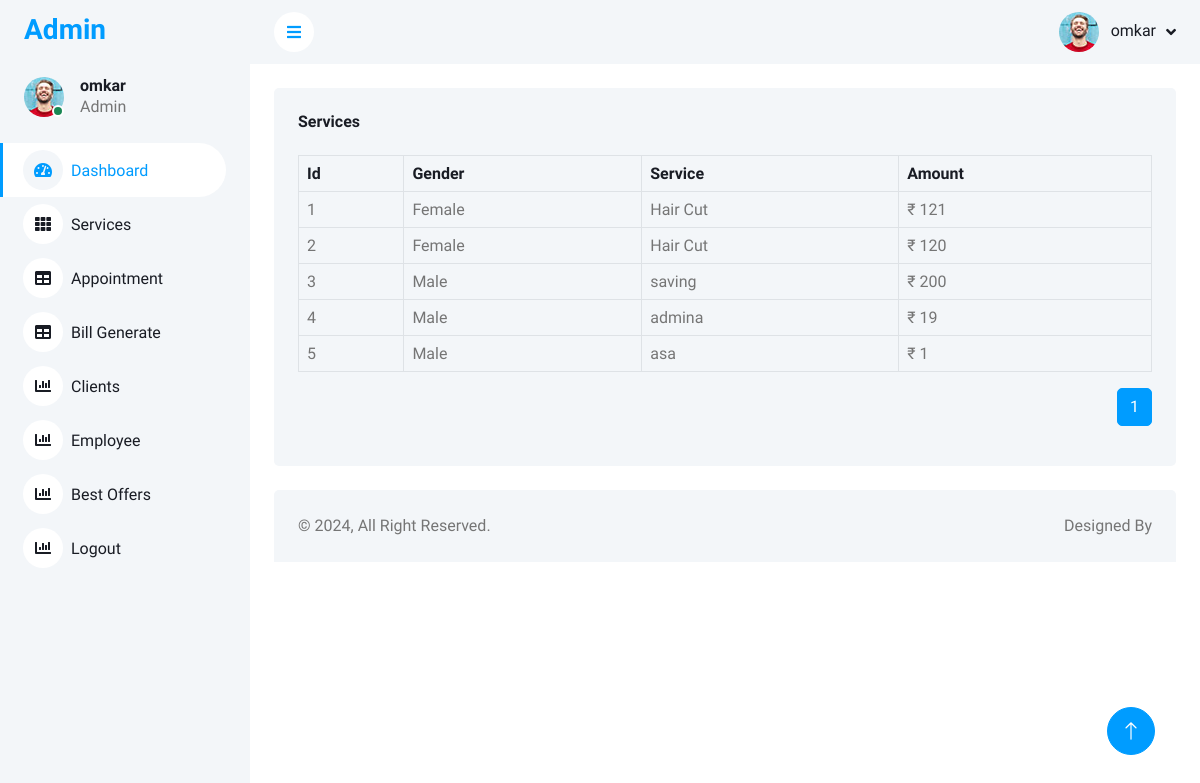
Page /admin/services.php (signed in) on the committed database.
### tables this page shows
CREATE TABLE `sal_service` (
  `id` int(10) NOT NULL,
  `gender` varchar(255) NOT NULL,
  `name` varchar(255) NOT NULL,
  `price` varchar(255) NOT NULL
);

### admin/services.php (the view, shortened to what this page needs)
<?php
include("db.php");
$recordsPerPage = 5;
if (isset($_GET['page']) && is_numeric($_GET['page'])) {
  $currentPage = $_GET['page'];
} else {
  $currentPage = 1;
}
$offset = ($currentPage - 1) * $recordsPerPage;
?>
<?php include("header.php");?>
<body>
    <div class="container-xxl position-relative bg-white d-flex p-0">
            <?php include("siderbar.php");?>
        <div class="content">
                <?php include("nav.php");?>
            <div class="container-fluid pt-4 px-4">
                <div class="bg-light text-center rounded p-4">
                    <div class="d-flex align-items-center justify-content-between mb-4">
                        <h6 class="mb-0">Services</h6>
                    </div>
                    <div class="table-responsive">
                        <table class="table text-start align-middle table-bordered table-hover mb-0">
                            <thead>
                                <tr class="text-dark">
                                    <th scope="col">Id</th>
                                    <th scope="col">Gender</th>
                                    <th scope="col">Service</th>
                                    <th scope="col">Amount</th>
                                </tr>
                            </thead>
                            <tbody>
                                <?php
                                $id = 1;
                                $res = $conn->query("SELECT * FROM `sal_service` LIMIT $offset, $recordsPerPage");
                                while($row = $res->fetch_assoc()) {
                                    $gender = $row['gender'];
                                    $service = $row['name'];
                                    $price = $row['price'];
                                ?>
                                <tr>
                                    <td><?=$id?></td>
                                    <td>
                                        <?php
                                        if($gender == '1')
                                        {
                                            echo "Male";
                                        }
                                        else if($gender == '2')
                                        {
                                            echo "Female";
                                        }
                                        else{
                                            echo "Not Selected";
                                        }
                                        ?>
                                    </td>
                                    <td><?=$service?></td>
                                    <td>₹ <?=$price?></td>
                                </tr>
                                <?php
                                    $id++;
                                }
                                ?>
                            </tbody>
                        </table>
                        <ul class="pagination mt-3" style="float:right;">
                            <?php
                            $totalPages = ceil($conn->query("SELECT COUNT(*) FROM `sal_service`")->fetch_row()[0] / $recordsPerPage);
                            for ($i = 1; $i <= $totalPages; $i++) {
                                echo "<li class='page-item " . ($i == $currentPage ? 'active' : '') . "'><a class='page-link' href='?page=$i'>$i</a></li>";
                            }
                            ?>
                        </ul>
                    </div>
                </div>
            </div>
                <?php include("footer.php");?>
        </div>
    </div>
</body>

### admin/header.php (shortened to what this page needs)
<link href="https://cdnjs.cloudflare.com/ajax/libs/font-awesome/5.10.0/css/all.min.css" rel="stylesheet">
<link href="https://cdn.jsdelivr.net/npm/bootstrap-icons@1.4.1/font/bootstrap-icons.css" rel="stylesheet">
<link href="lib/owlcarousel/assets/owl.carousel.min.css" rel="stylesheet">
<link href="lib/tempusdominus/css/tempusdominus-bootstrap-4.min.css" rel="stylesheet" />
<link href="css/bootstrap.min.css" rel="stylesheet">
<link href="css/style.css" rel="stylesheet">

### admin/siderbar.php
<?php
$res = $conn->query("SELECT * FROM `admin` WHERE `email` = '" . $_SESSION['username'] . "'");
while ($row = $res->fetch_assoc()) {
    $name = $row["name"];
}
?>
    <div class="sidebar pe-4 pb-3">
        <nav class="navbar bg-light navbar-light">
            <a href="index.php" class="navbar-brand mx-4 mb-3">
                <h3 class="text-primary"></i>Admin</h3>
            </a>
            <div class="d-flex align-items-center ms-4 mb-4">
                <div class="position-relative">
                    <img class="rounded-circle" src="img/user.jpg" alt="" style="width: 40px; height: 40px;">
                    <div class="bg-success rounded-circle border border-2 border-white position-absolute end-0 bottom-0 p-1"></div>
                </div>
                <div class="ms-3">
                    <h6 class="mb-0"><?=$name?></h6>
                    <span>Admin</span>
                </div>
            </div>
            <div class="navbar-nav w-100">
                <a href="index.php" class="nav-item nav-link active"><i class="fa fa-tachometer-alt me-2"></i>Dashboard</a>
                <a href="services.php" class="nav-item nav-link"><i class="fa fa-th me-2"></i>Services</a>
                <a href="appointment.php" class="nav-item nav-link"><i class="fa fa-table me-2"></i>Appointment</a>
                <a href="bill-generate.php" class="nav-item nav-link"><i class="fa fa-table me-2"></i>Bill Generate</a>
                <a href="clients.php" class="nav-item nav-link"><i class="fa fa-chart-bar me-2"></i>Clients</a>
                <a href="employee.php" class="nav-item nav-link"><i class="fa fa-chart-bar me-2"></i>Employee</a>
                <a href="best-offers.php" class="nav-item nav-link"><i class="fa fa-chart-bar me-2"></i>Best Offers</a>
                <a href="logout.php" class="nav-item nav-link"><i class="fa fa-chart-bar me-2"></i>Logout</a>
            </div>
        </nav>
    </div>

### admin/nav.php (shortened to what this page needs)
<?php
$res = $conn->query("SELECT * FROM `admin` WHERE `email` = '" . $_SESSION['username'] . "'");
while ($row = $res->fetch_assoc()) {
    $name = $row["name"];
}
?>
<nav class="navbar navbar-expand bg-light navbar-light sticky-top px-4 py-0">
    <a href="#" class="sidebar-toggler flex-shrink-0">
        <i class="fa fa-bars"></i>
    </a>
    <div class="navbar-nav align-items-center ms-auto">
        <div class="nav-item dropdown">
            <a href="#" class="nav-link dropdown-toggle" data-bs-toggle="dropdown">
                <img class="rounded-circle me-lg-2" src="img/user.jpg" alt="" style="width: 40px; height: 40px;">
                <span class="d-none d-lg-inline-flex"><?=$name?></span>
            </a>
        </div>
    </div>
</nav>

### admin/footer.php (shortened to what this page needs)
<div class="container-fluid pt-4 px-4">
    <div class="bg-light rounded-top p-4">
        <div class="row">
            <div class="col-12 col-sm-6 text-center text-sm-start">
                &copy; <a href="#"></a><?=date("Y")?>, All Right Reserved.
            </div>
            <div class="col-12 col-sm-6 text-center text-sm-end">
                Designed By
            </div>
        </div>
    </div>
</div>
<a href="#" class="btn btn-lg btn-primary btn-lg-square back-to-top"><i class="bi bi-arrow-up"></i></a>

### admin/css/style.css (style rules this page uses)
.back-to-top { position: fixed; display: none; right: 45px; bottom: 45px; z-index: 99; }
.btn { transition: .5s; }
.btn.btn-primary { color: #FFFFFF; }
.btn-lg-square { width: 48px; height: 48px; }
.btn-square, .btn-sm-square, .btn-lg-square { padding: 0; display: inline-flex; align-items: center; justify-content: center; font-weight: normal; border-radius: 50px; }
.sidebar { position: fixed; top: 0; left: 0; bottom: 0; width: 250px; height: 100vh; overflow-y: auto; background: var(--light); transition: 0.5s; z-index: 999; }
.content { margin-left: 250px; min-height: 100vh; background: #FFFFFF; transition: 0.5s; }
@media (min-width: 992px) { .sidebar { margin-left: 0; } }
@media (min-width: 992px) { .content { width: calc(100% - 250px); } }
.sidebar .navbar .navbar-nav .nav-link { padding: 7px 20px; color: var(--dark); font-weight: 500; border-left: 3px solid var(--light); border-radius: 0 30px 30px 0; outline: none; }
.sidebar .navbar .navbar-nav .nav-link:hover, .sidebar .navbar .navbar-nav .nav-link.active { color: var(--primary); background: #FFFFFF; border-color: var(--primary); }
.sidebar .navbar .navbar-nav .nav-link i { width: 40px; height: 40px; display: inline-flex; align-items: center; justify-content: center; background: #FFFFFF; border-radius: 40px; }
.sidebar .navbar .navbar-nav .nav-link:hover i, .sidebar .navbar .navbar-nav .nav-link.active i { background: var(--light); }
.content .navbar .navbar-nav .nav-link { margin-left: 25px; padding: 12px 0; color: var(--dark); outline: none; }
.content .navbar .sidebar-toggler, .content .navbar .navbar-nav .nav-link i { width: 40px; height: 40px; display: inline-flex; align-items: center; justify-content: center; background: #FFFFFF; border-radius: 40px; }
.content .navbar .dropdown-toggle::after { margin-left: 6px; vertical-align: middle; border: none; content: "\f107"; font-family: "Font Awesome 5 Free"; font-weight: 900; transition: .5s; }

### rows in the picture
sal_service: gender "Female", name "Hair Cut", price "121"
sal_service: gender "Female", name "Hair Cut", price "120"
sal_service: gender "Male", name "saving", price "200"
sal_service: gender "Male", name "admina", price "19"
sal_service: gender "Male", name "asa", price "1"

### other values in the picture
$name "omkar"
